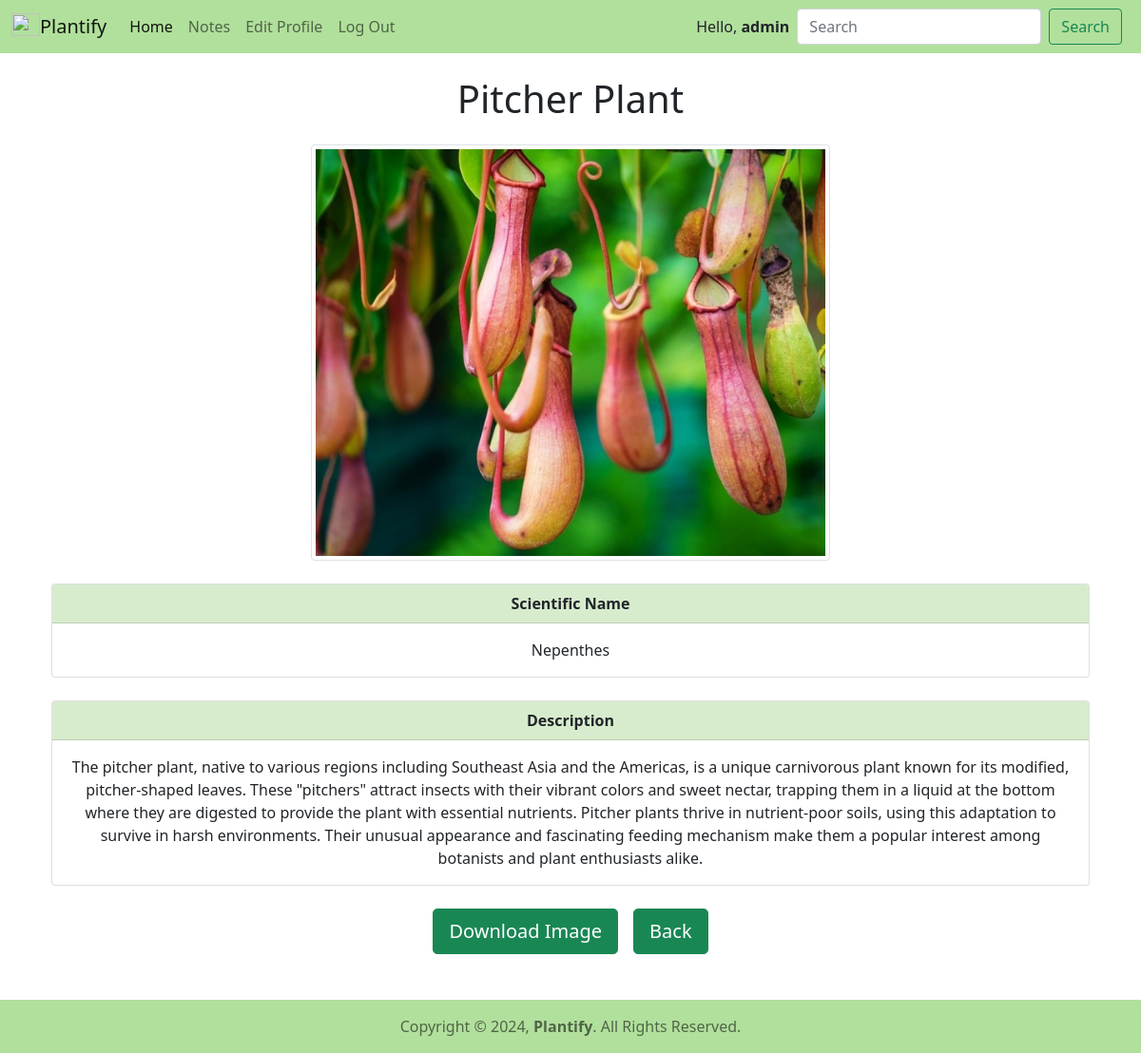
The app's page /13/plant-pitcher/ (signed in) with its own data.
### home/models.py (models this page shows, shortened)
class Image(models.Model):
    title = models.CharField(max_length=150)
    slug = models.SlugField(unique=True)
    sname = models.CharField(max_length=150)
    tags = models.TextField()
    sdesc = models.TextField()
    ldesc = models.TextField()
    img = models.FileField(upload_to="pic/%y/")
    class Meta:
        ordering=('id',)

### home/views.py (the view)
# urls.py: path('<id>/<str:slug>/', views.detail_view, name='details'),
@login_required(login_url='login')
def detail_view(request, id, slug):
    obj=get_object_or_404(Image, id=id, slug=slug)
    return render(request, 'home/detail.html',{'image':obj})

### home/templates/home/detail.html (shortened to what this page needs)
{% load static %}
<!doctype html>
<html lang="en">
<head>
    <link href="https://cdn.jsdelivr.net/npm/bootstrap@5.0.2/dist/css/bootstrap.min.css" rel="stylesheet"
>
</head>
<body>
    <nav class="navbar sticky-top navbar-expand-lg navbar-light" style="background-color: #B1E09C">
        <div class="container-fluid">
            <a class="navbar-brand" href="{% url 'index' %}">
                <img src="{% static 'logo/logo.png' %}" alt="" width="30" height="24"
                    class="d-inline-block align-text-top">Plantify
            </a>
            <div class="collapse navbar-collapse" id="navbarSupportedContent">
                <ul class="navbar-nav me-auto mb-2 mb-lg-0">
                    <li class="nav-item">
                        <a class="nav-link active" aria-current="page" href="{% url 'index' %}">Home</a>
                    </li>
                    <li class="nav-item">
                        <a class="nav-link" href="{% url 'notes' %}">Notes</a>
                    </li>
                    <li class="nav-item">
                        <a class="nav-link" data-bs-toggle="modal" data-bs-target="#editProfileModal">Edit Profile</a>
                    </li>
                    <li class="nav-item">
                        <a class="nav-link" href="{% url 'logout' %}">Log Out</a>
                    </li>
                </ul>
                <span class="me-2">Hello, <strong>{{request.user}}</strong></span>
                <form action="{% url 'search' %}" class="d-flex" method="GET">
                    <input name="search" class="form-control me-2" type="search" placeholder="Search"
                        aria-label="Search">
                    <button class="btn btn-outline-success me-2" type="submit">Search</button>
                </form>
            </div>
        </div>
    </nav>
    <div class="container">
        <h1 class="text-center mt-4 mb-4">{{image.title}}</h1>
        <div class="container mt-3 mb-4 ">
            <div class="col-md-6 rounded mx-auto d-block">
                <img src="{{image.img.url}}" class="img-thumbnail" alt="...">
            </div>
        </div>
        <div class="container mb-4">
            <div class="card text-center">
                <div class="card-header" style="background-color: #D7ECCD">
                    <strong>Scientific Name</strong>
                </div>
                <div class="card-body">
                    <p class="card-text">{{image.sname}}</p>
                </div>
            </div>
        </div>
        <div class="container mb-4">
            <div class="card text-center">
                <div class="card-header" style="background-color: #D7ECCD">
                    <strong>Description</strong>
                </div>
                <div class="card-body">
                    <p class="card-text">{{image.ldesc}}</p>
                </div>
            </div>
        </div>
        <div class="d-flex justify-content-center mb-5">
            <a href="{{ image.img.url }}" class="btn btn-success btn-lg me-3" download>Download Image</a>
            <a href="{% url 'index' %}" class="btn btn-success btn-lg">Back</a>
        </div>
    </div>
    <nav class="navbar static-bottom navbar-light" style="background-color: #B1E09C">
        <div class="container-fluid d-flex justify-content-center">
            <span class="navbar-text">
                Copyright &#169; 2024, <strong>Plantify</strong>. All Rights Reserved.
            </span>
        </div>
    </nav>
</body>
</html>

### records on screen
Image: title "Pitcher Plant", img (picture), sname "Nepenthes", ldesc "The pitcher plant, native to various regions including Southeast Asia and the Americas, is a unique carnivorous plant known for its modified, pitcher-shaped leaves. These \"pitchers\" attract insects with their vibrant colors and sweet nectar, trapping them in a liquid at the bottom where they are digested to provide the plant with essential nutrients. Pitcher plants thrive in nutrient-poor soils, using this adaptation to survive in harsh environments. Their unusual appearance and fascinating feeding mechanism make them a popular interest among botanists and plant enthusiasts alike."

### other values on screen
{{ request.user }} "admin"
